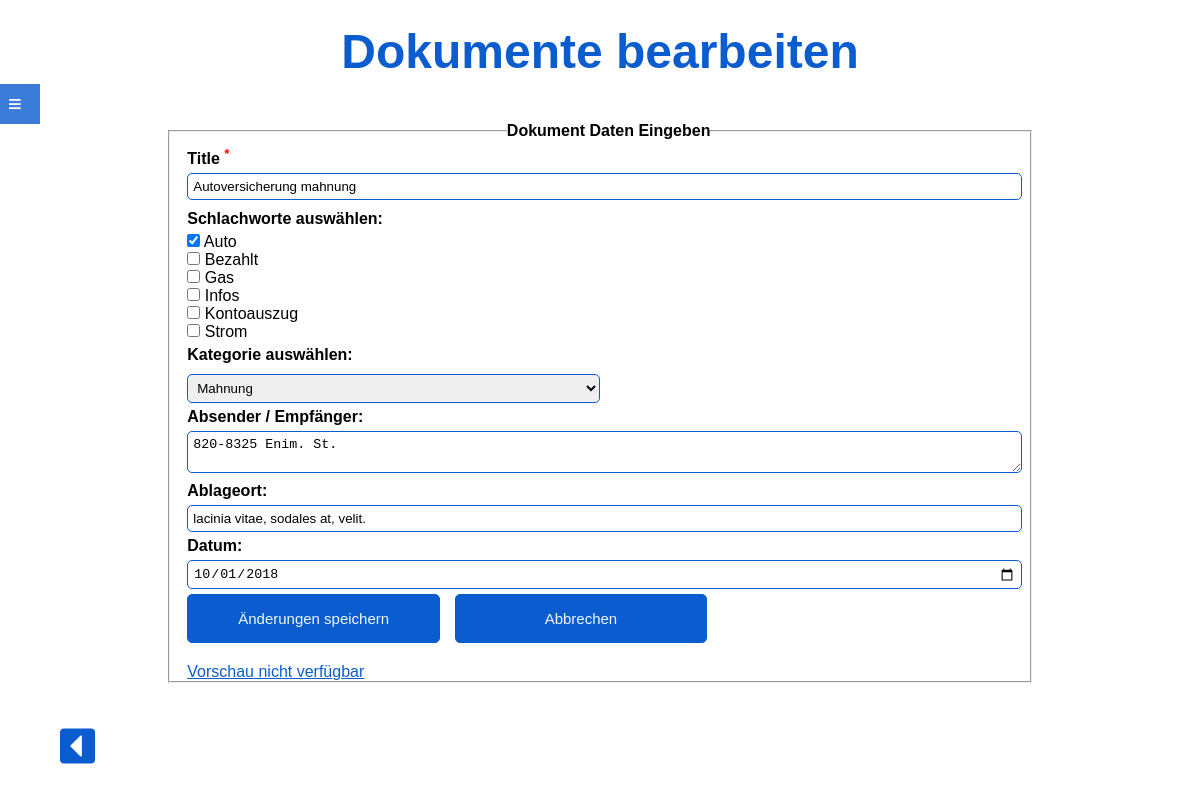
Screenshot of /?page=suchen&dokNr=2&bearbeiten=1 (signed in) with the database file from the repository.
### tables this page shows
CREATE TABLE `docs` (
  `Nr` int(10) UNSIGNED NOT NULL,
  `Name` varchar(50) NOT NULL,
  `absender` varchar(50) NOT NULL,
  `url` varchar(100) NOT NULL,
  `ablageort` varchar(50) NOT NULL,
  `kategorie` int(10) NOT NULL,
  `datum` timestamp NOT NULL DEFAULT CURRENT_TIMESTAMP ON UPDATE CURRENT_TIMESTAMP
);

CREATE TABLE `schlagworte` (
  `Nr` int(10) UNSIGNED NOT NULL,
  `Name` varchar(50) NOT NULL
);

### pages/suchen_bearbeitung.php (the view, shortened to what this page needs)
<?php
$connect = mysqli_connect("localhost", "ChangeMe", "ChangeMe", "ChangeMe");
mysqli_query($connect, "SET NAMES utf8");
$sql = "select * from docs WHERE docs.Nr = ".$_GET["dokNr"];
$result = mysqli_query($connect,$sql);
$document =  mysqli_fetch_array($result);
if(!isset($_POST["docname"])|| $Err > 0)
{
	$text.= '<form action="?page=suchen" method="post">
		 <fieldset>
		   <legend>Dokument Daten Eingeben</legend>
				<label for="docname">Title <sup>*</sup></label><br>
		<input type="text" name="docname" value="'.$document["Name"].'" />
		<p>Schlachworte auswählen:</p>';
		$sql = "SELECT schlagworte.Nr as Nr, schlagworte.Name as Name FROM zwischentabelle INNER JOIN schlagworte ON schlagworte.Nr = zwischentabelle.SchlagwortNr WHERE DokNr = ".$_GET["dokNr"];
		$result = mysqli_query($connect,$sql);
		$list = array();
		while ($datensatz = mysqli_fetch_array($result))
			{
			array_push($list, $datensatz["Name"]);
			}
		$sqlworte = "SELECT Name, Nr FROM schlagworte ORDER BY Name";
		$resultworte = mysqli_query($connect,$sqlworte);
		while($worte = mysqli_fetch_array($resultworte))
		{
			$text.='<input type="checkbox" name="schlagworte[]" value="'.$worte["Nr"].'" ';
			if (in_array($worte["Name"], $list))
			{
				$text.=' checked ';
			}
			$text.='/>';
			$text.=' '.$worte["Name"].'<br>';
		}
		$sql = "select kategorie from docs WHERE Nr = ".$_GET["dokNr"];
		$result_kat = mysqli_query($connect,$sql);
		$kat_array = mysqli_fetch_array($result_kat);
		$kat = $kat_array[0];
		$sql = "select katNr, Name from kategorien ORDER BY Name";
		$result_kat = mysqli_query($connect,$sql);
		$text .= '<p>Kategorie auswählen:</p>
		<select name="kategorie" class="half">
		<option value="0">--</option>';
		while ($datensatz = mysqli_fetch_array($result_kat))
		{
			$text.='<option value="'.$datensatz["katNr"].'"';
			if ($datensatz["katNr"] == $kat)
			{
				$text.=' selected ';
			}
			$text.=' >';
			$text.=' '.$datensatz["Name"].'</option>';
		}
		$text.='</select><br />
		<label for="abs_emp">Absender / Empfänger: </label><textarea name="abs_emp">'.$document["absender"].'</textarea><br />
		<label for="ablage">Ablageort: </label><input type="text" name="ablage" value ="'.$document["ablageort"].'" /><br />
		<label for="datum">Datum: </label><input type="date" name="datum" value ="'.date( "Y-m-d", strtotime($document["datum"])).'" /><br />
		';
		$text.='<input type="hidden" name="dokNr"  value="'.$_GET["dokNr"].'"/>';
		$text.='<input type="submit" name="bearbeitung_speichern" value="Änderungen speichern">
		<input type="submit" value="Abbrechen"> <br />
		<object data="'.$document["url"].'" type="text/plain" width="500" style="height: 300px">
				<a href="'.$document["url"].'">Vorschau nicht verfügbar</a></object>
		</fieldset>
		</form>';
}
$text.='<a href="?page=suchen"><i class="fas fa-caret-square-left"></i></a>';
?>

### css/mainstyle.css (style rules this page uses)
* { margin: 0; padding: 0; box-sizing: border-box; }
body { font: 16px Arial, sans-serif; }
i { font-size: 2.5rem; color: rgb(11,92,207); }
a { padding-right: 10px; color: rgb(11,92,207); }
sup { color: red; }
form { width:80%; margin:4% 10%; }
fieldset { margin: 3% auto; padding-left: 2%; }
legend, form label, form p { font-weight: bold; margin: 5px auto; }
input[type=text], input[type=email], input[type=tel], input[type=file], input[type=password], input[type=date], select, textarea { margin-bottom: 5px; margin-top: 5px; width:99%; padding: 5px; border-radius:5px; border:1px solid rgb(11,92,207); }
input[type=submit], input[type=reset] { margin-bottom: 20px; margin-right: 10px; width:30%; padding: 15px; border-radius:5px; border:1px solid rgb(11,92,207); background-color: rgb(11,92,207); color: aliceblue; font-size:15px; cursor:pointer; }
input[type=text].half, input[type=password].half, .half { width : 49%; }

### rows the page displays
docs: docname "Autoversicherung mahnung", abs_emp "820-8325 Enim. St.", ablage "lacinia vitae, sodales at, velit.", datum "10/01/2018"
schlagworte: Name "Auto"
schlagworte: Name "Bezahlt"
schlagworte: Name "Gas"
schlagworte: Name "Infos"
schlagworte: Name "Kontoauszug"
schlagworte: Name "Strom"

### other values shown
$headline "Dokumente bearbeiten"
form field kategorie "Mahnung"
